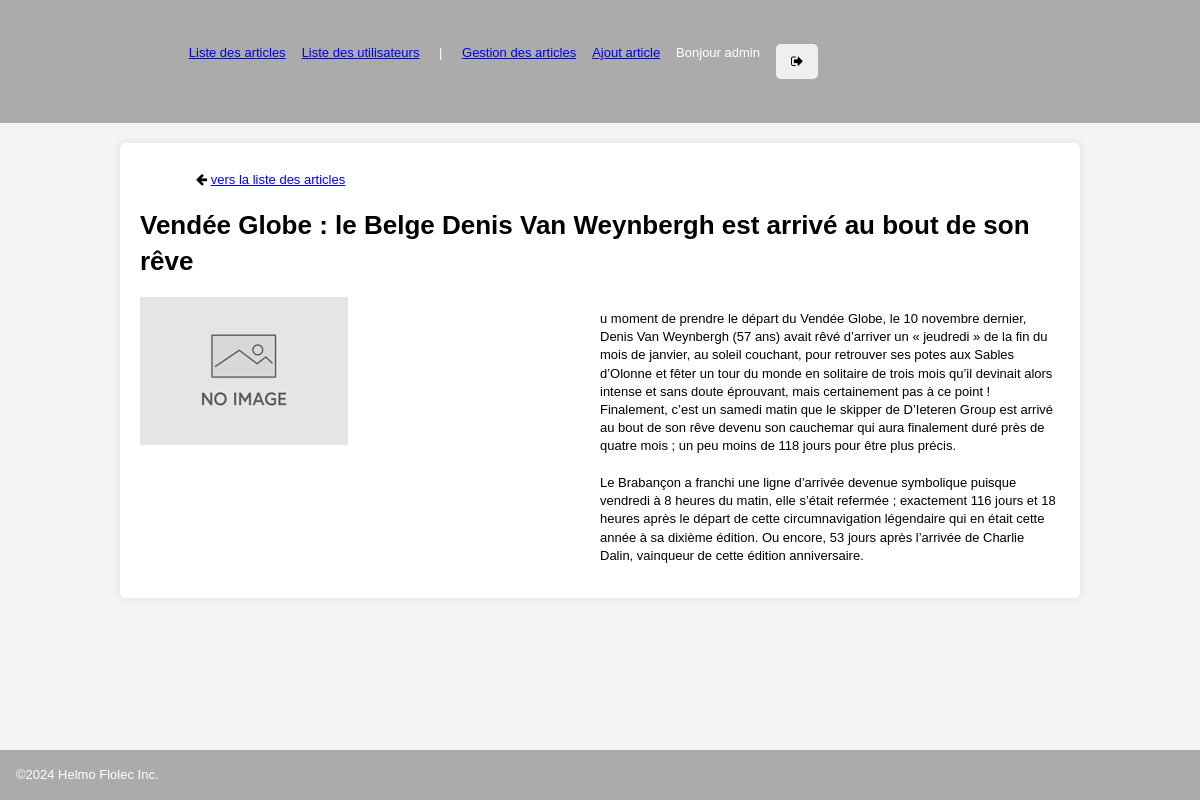
The page /public/article.php?&id=1 (signed in) on the database its author committed.
### tables this page shows
CREATE TABLE IF NOT EXISTS `blog_article` (
  `id` int NOT NULL AUTO_INCREMENT,
  `titre` varchar(100) NOT NULL,
  `contenu` text NOT NULL,
  `nomimg` varchar(50) DEFAULT NULL,
  PRIMARY KEY (`id`)
);

### php/db_article.inc.php (called while the page is built, shortened)
<?php
class ArticleRepository
{
    public function getArticleById(int $id, string &$message): ?\Blog\Article
    {
        $result = null;
        try {
            $bdd  = DBLink::connect2db(MYDB, $message);
            $stmt = $bdd->prepare("SELECT * FROM " . self::TABLE_NAME . " WHERE id = :id_article");
            $stmt->bindValue(':id_article', $id, \PDO::PARAM_INT);
            if ($stmt->execute()) {
                $obj = $stmt->fetchObject(\Blog\Article::class);
                $result = ($obj !== false ? $obj : null);
            } else {
                $message .= 'Une erreur système est survenue.<br>
                    Veuillez essayer à nouveau plus tard ou contactez l\'administrateur du site.
                    (Code erreur: ' . $stmt->errorCode() . ')<br>';
            }
        } catch (\Exception $e) {
            $message .= $e->getMessage() . '<br>';
        }
        return $result;
    }
}

### php/utils.inc.php (called while the page is built, shortened)
<?php
function nettoyage(?string $data): string
{
    return htmlspecialchars(trim($data ?? ''), ENT_QUOTES, 'UTF-8');
}

### public/article.php (the view, shortened to what this page needs)
<?php
require_once  '../php/db_article.inc.php';
require_once  '../php/utils.inc.php';
$messageErreur = "";
$id = filter_input(INPUT_GET, 'id', FILTER_VALIDATE_INT);
if ($id !== false && $id !== null) {
    $articleRepository = new ArticleRepository();
    $article = $articleRepository->getArticleById($id, $messageErreur);
} else {
    $messageErreur = "Erreur : L'identifiant de l'article est invalide.";
}
?>
<?php include  '../inc/head.inc.php' ?>
<?php include  '../inc/header.inc.php' ?>
<main class="centrage boxOmbre">
    <ul class="containerFlex">
        <li><i class="fa fa-arrow-left"></i> <a href="<?= BASE_URL ?>"> vers la liste des articles</a></li>
    </ul>
    <?php if (isset($article) && $article) { ?>
        <h1><?= nettoyage($article->titre) ?></h1>
        <div class="containeurFlex">
            <div class="basis50">
                <?php if (empty($article->nom_img)) { ?>
                    <img src="<?= BASE_URL ?>/img/no_image.png" alt="Pas d'image pour cet article">
                <?php } else {
                ?>
                    <img src="<?= BASE_URL . '/' . UPLOAD_DOSSIER ?><?= nettoyage($article->nom_img) ?>" alt="<?= nettoyage($article->nom_img) ?>">
                <?php
                }  ?>
            </div>
            <p class="basis50"><?= nl2br(nettoyage($article->contenu)) ?></p>
        </div>
    <?php } else {
        afficherAlerte($messageErreur, 'danger');
    } ?>
</main>
<?php include '../inc/footer.inc.php' ?>

### public/css/mesStyles.css (style rules this page uses)
:root { --main-bg-color: #f4f4f4; --main-theme-color: #007bff; --val-radius: 0.313rem; --ombre: 0px 0px 10px rgba(0, 0, 0, 0.1); --color-danger: 220, 53, 69; --color-info: 0, 123, 255; --color-succes: 40, 167, 69; --color-edit: 255, 130, 0; }
* { box-sizing: border-box; }
body { background-color: var(--main-bg-color); font-family: Verdana, Geneva, Tahoma, sans-serif, sans-serif; font-size: 0.813rem; line-height: 1.4; padding: 0; margin: 0; display: flex; flex-direction: column; min-height: 100vh; overflow-y: scroll; }
.containeurFlex { display: flex; flex-wrap: wrap; }
.basis50 { flex-basis: 50%; }
ul, li { list-style-type: none; margin: 0.5rem; }
img { max-width: 100%; height: auto; }
.centrage { width: 80%; max-width: 80%; margin: 20px auto; }
.boxOmbre { background: #fff; padding: 20px; box-shadow: var(--ombre); border-radius: var(--val-radius); }

### rows shown on the page
blog_article: titre "Vendée Globe : le Belge Denis Van Weynbergh est arrivé au bout de son rêve", contenu "u moment de prendre le départ du Vendée Globe, le 10 novembre dernier, Denis Van Weynbergh (57 ans) avait rêvé d’arriver un « jeudredi » de la fin du mois de janvier, au soleil couchant, pour retrouver ses potes aux Sables d’Olonne et fêter un tour du monde en solitaire de trois mois qu’il devinait alors intense et sans doute éprouvant, mais certainement pas à ce point ! Finalement, c’est un samedi matin que le skipper de D’Ieteren Group est arrivé au bout de son rêve devenu son cauchemar qui aura finalement duré près de quatre mois ; un peu moins de 118 jours pour être plus précis. Le Brabançon a franchi une ligne d’arrivée devenue symbolique puisque vendredi à 8 heures du matin, elle…"

### other values the page prints
$_SESSION['nom_user'] "admin"
